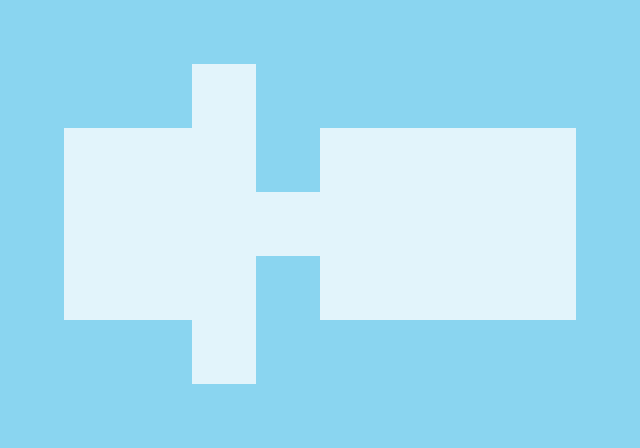

The image is a tile-based game level rendered from a .tmx file. Its description and source (layers, tilesets, objects; grid data summarised) follow:
An orthogonal 10x7 tile map with 64x64 px tiles, 1 tile layer (background) and 5 objects (2x operation, player, exit, condition).

<map version="1.0" orientation="orthogonal" width="10" height="7" tilewidth="64" tileheight="64">
 <properties>
  <property name="help" value="Sometimes you have to combine operations" />
  <property name="time" value="7" />
 </properties>
 <tileset firstgid="1" name="tileset" tilewidth="64" tileheight="64" spacing="2" margin="2">
  <image source="../tiles/tiles.png" width="128" height="256" />
  <tile id="1">
   <properties>
    <property name="walkable" value="true" />
   </properties>
  </tile>
 </tileset>
 <layer name="background" width="10" height="7">
  <data>[70 cells, 70 non-empty, 2 distinct tile ids]</data>
 </layer>
 <objectgroup name="objects" width="10" height="7">
  <object name="player" x="128" y="192" width="64" height="64" />
  <object name="exit" x="448" y="192" width="64" height="64" />
  <object name="=:7" type="condition" x="256" y="192" width="64" height="64" />
  <object name="+:5" type="operation" x="192" y="64" width="64" height="64" />
  <object name="+:2" type="operation" x="192" y="320" width="64" height="64" />
 </objectgroup>
</map>
